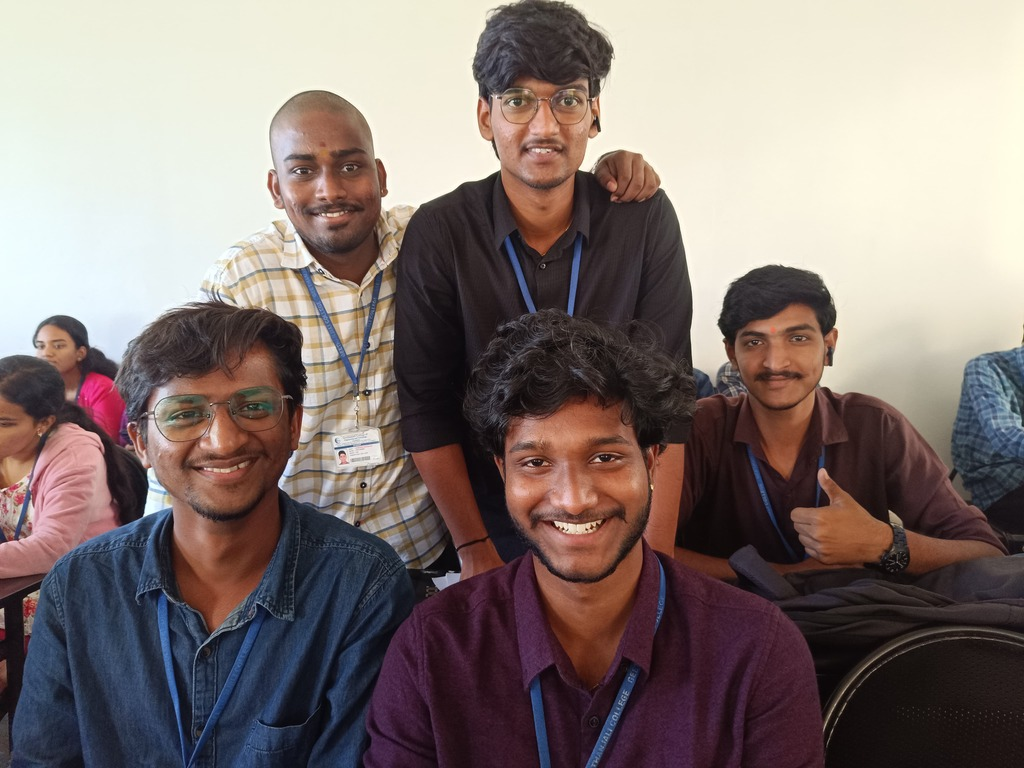
#> input picture testimg1.jpg, 1024 x 768 px
$ python test2.py
#> lines starting #> are read from the running program, lines starting #| are printed output that depends on the picture; after the words box and inside, x2 and y2 are one past the last pixel; in counts of white or black regions, pixels touching at a corner belong together
import cv2

# Load the pre-trained face detection model
face_cascade = cv2.CascadeClassifier(cv2.data.haarcascades + 'haarcascade_frontalface_default.xml')

# Read the input image
image = cv2.imread('testimg1.jpg')
#> image is the input picture: shape (768, 1024, 3); mean B, G, R 114.2, 117.9, 131.4

# Convert the image to grayscale for better processing
gray_image = cv2.cvtColor(image, cv2.COLOR_BGR2GRAY)
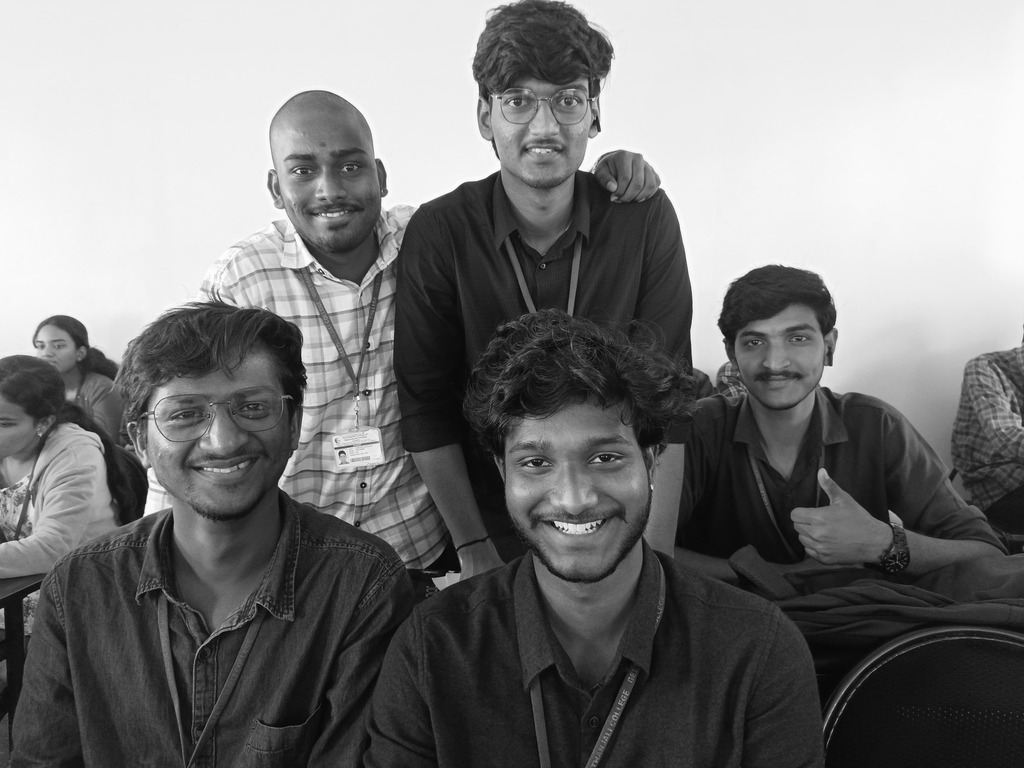
#> gray_image: shape (768, 1024); min 0, max 255, mean 121.5

# Perform face detection
faces = face_cascade.detectMultiScale(gray_image, scaleFactor=1.1, minNeighbors=5, minSize=(30, 30))
#> faces = [[293, 324, 52, 52], [503, 226, 82, 82], [721, 298, 112, 112], [474, 50, 134, 134], [266, 120, 124, 124], [477, 389, 180, 180]]

# Print the number of faces detected
print(f"Number of faces detected: {len(faces)}")
#| Number of faces detected: 6

# Draw rectangles around the detected faces
for (x, y, w, h) in faces:
    cv2.rectangle(image, (x, y), (x+w, y+h), (255, 0, 0), 2)
#> this loop made 6 passes
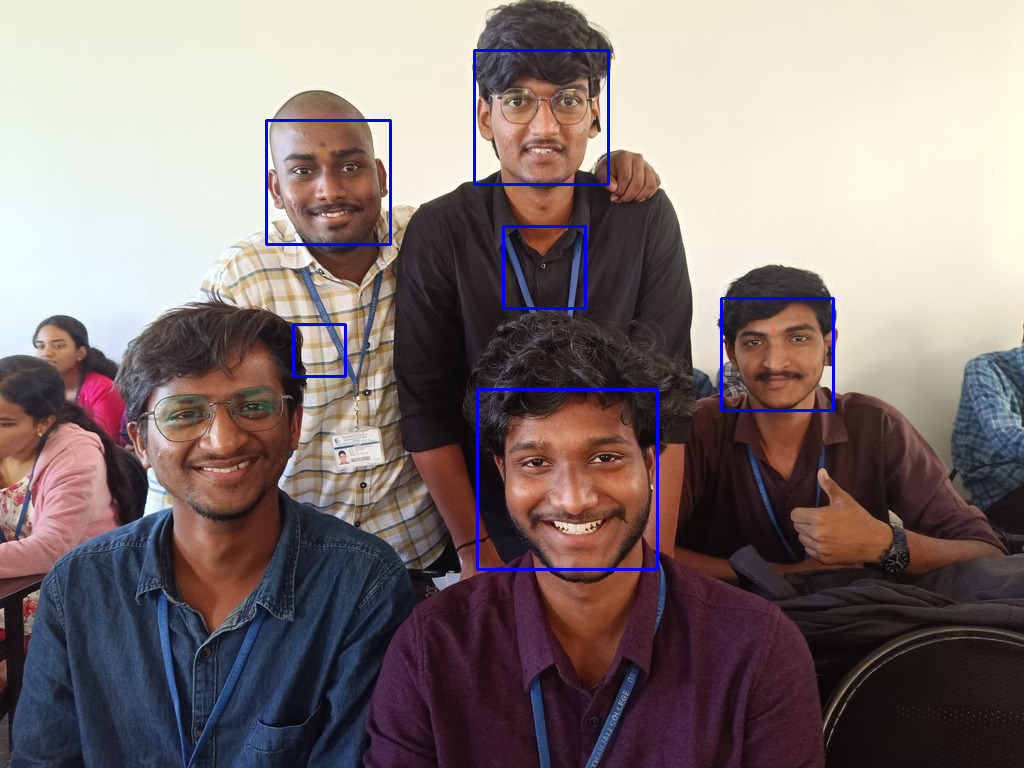
#> image: shape (768, 1024, 3); 1.04% of pixels changed, all inside (x1, y1, x2, y2) = (265, 49, 835, 571)

# Display the result
cv2.imshow('Detected Faces', image)
cv2.waitKey(0)
cv2.destroyAllWindows()

$ run again, with testimg2.jpg copied over testimg1.jpg
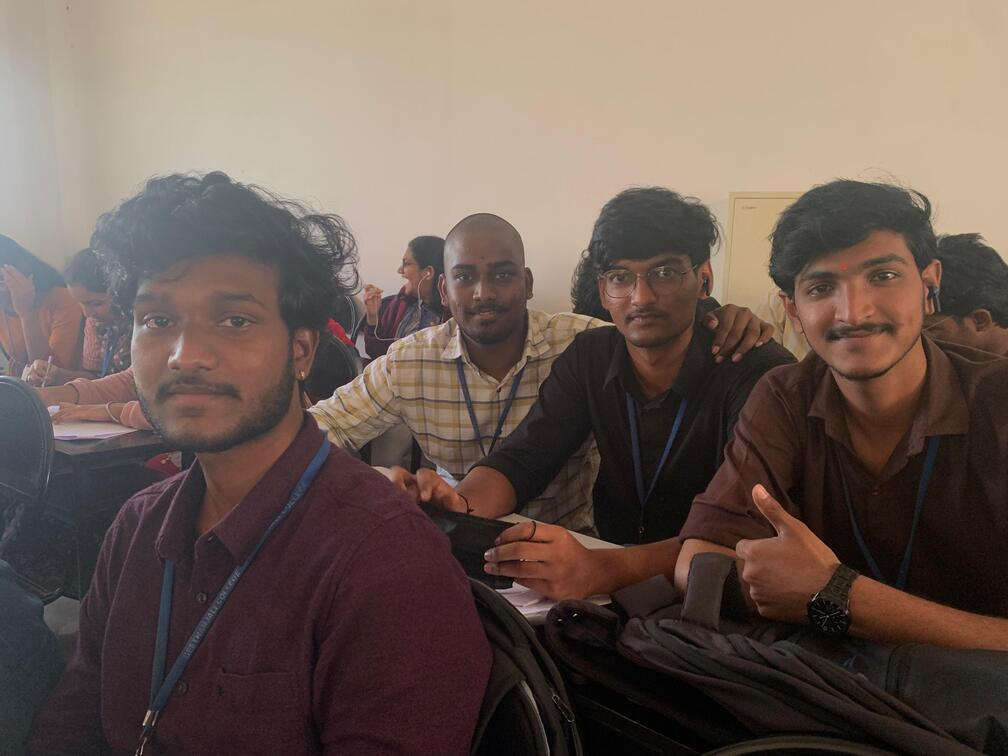
#> input picture testimg2.jpg, 1008 x 756 px
#> image is the input picture: shape (756, 1008, 3); mean B, G, R 84.4, 92.4, 108.8
#> `gray_image = cv2.cvtColor(image, cv2.COLOR_BGR2GRAY)`:
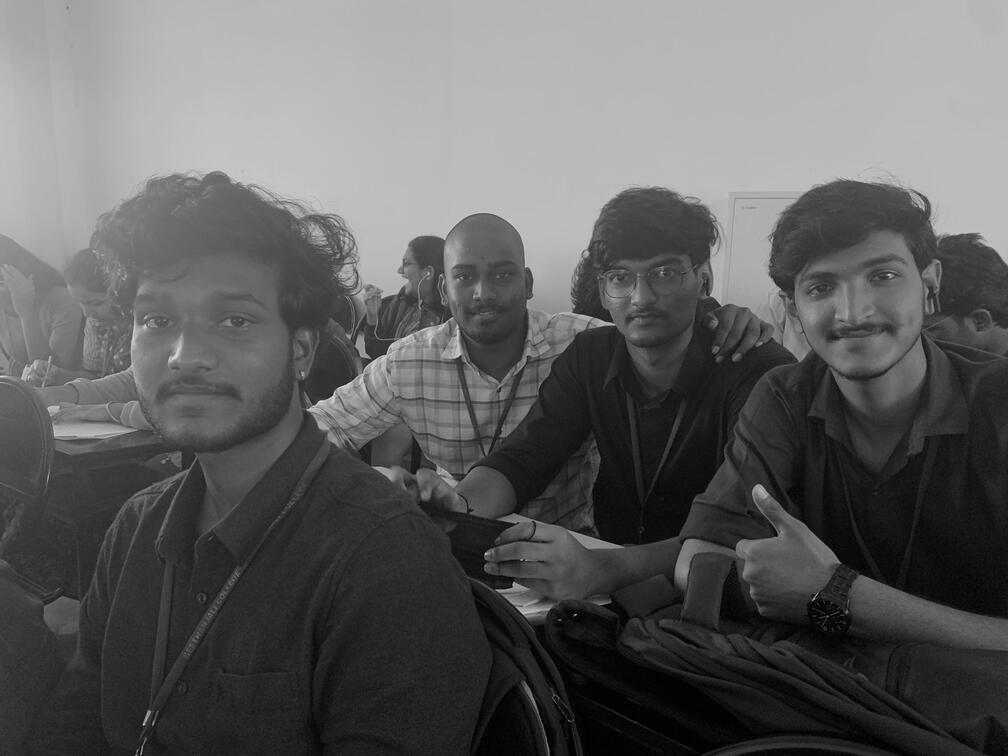
#> gray_image: shape (756, 1008); min 0, max 224, mean 96.4
#> faces = [[434, 240, 94, 94], [592, 246, 95, 95], [98, 244, 199, 199]]
#| Number of faces detected: 3
#> the loop `for (x, y, w, h) in faces:` made 3 passes
#> after the loop `for (x, y, w, h) in faces:`:
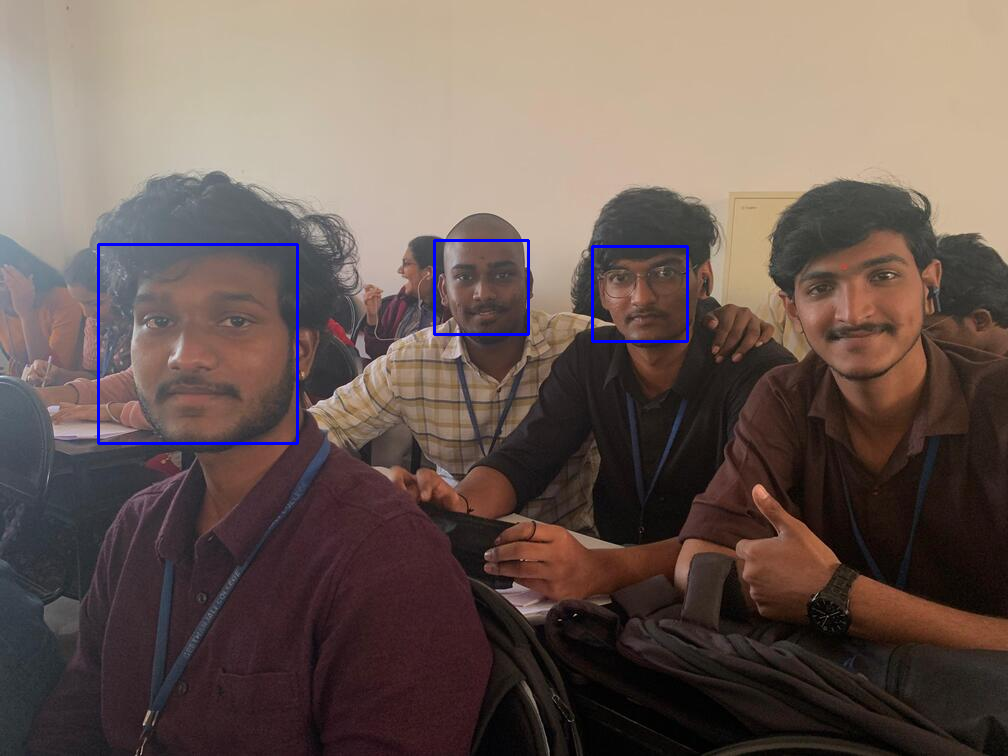
#> image: shape (756, 1008, 3); 0.61% of pixels changed, all inside (x1, y1, x2, y2) = (97, 239, 689, 445)

$ run again, with testimg3.jpg copied over testimg1.jpg
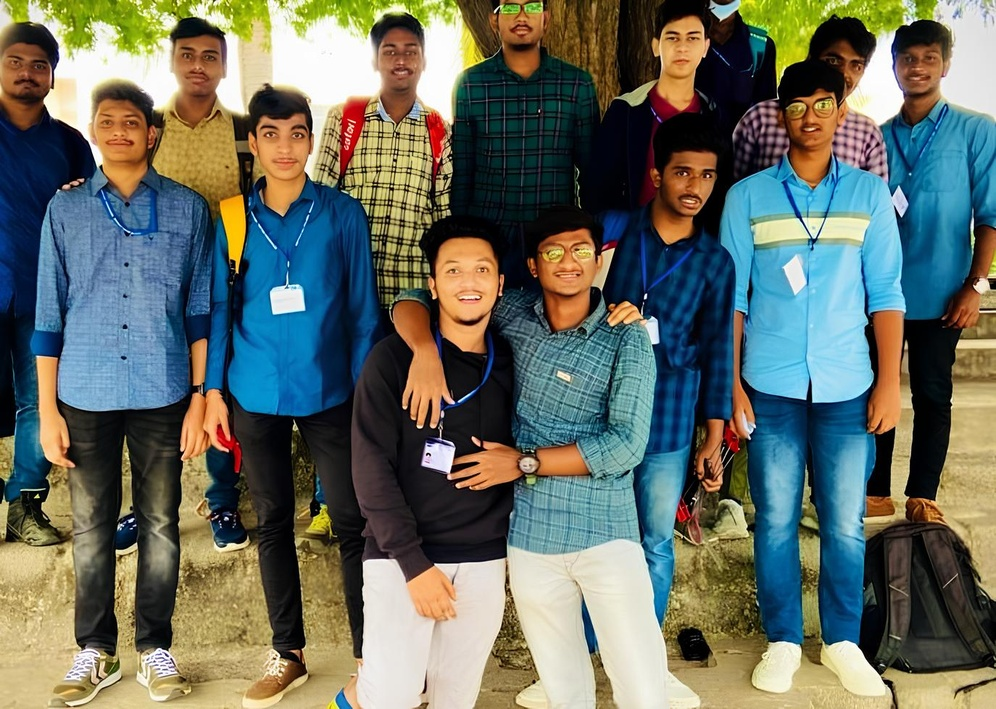
#> input picture testimg3.jpg, 996 x 709 px, shrunk from 1374 x 978 before the run
#> image is the input picture: shape (709, 996, 3); mean B, G, R 98.6, 109.8, 103.4
#> `gray_image = cv2.cvtColor(image, cv2.COLOR_BGR2GRAY)`:
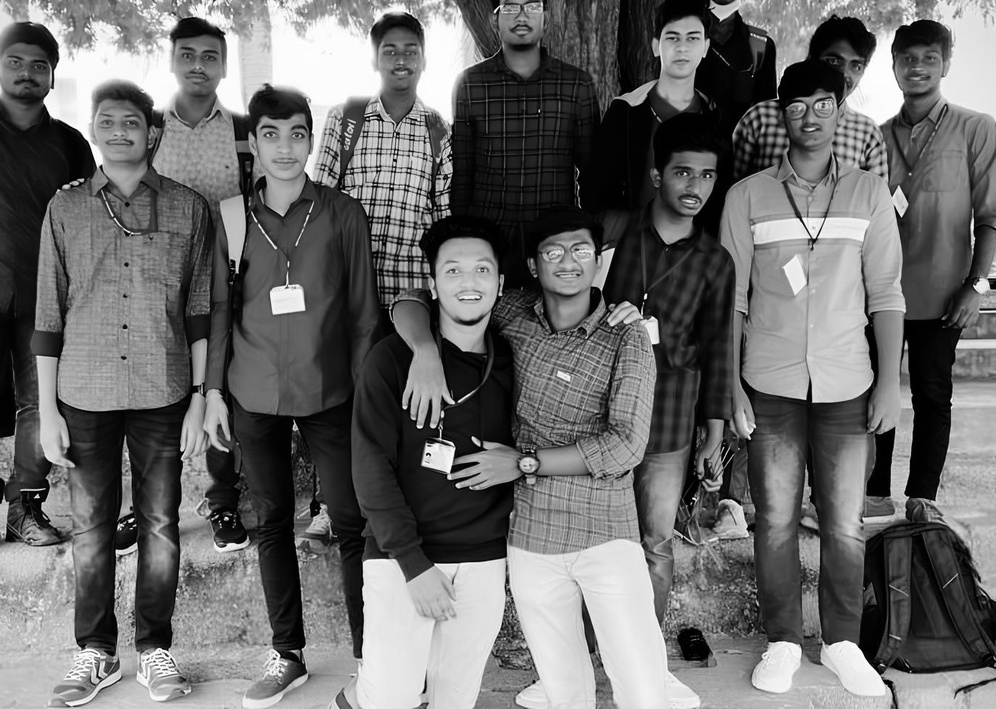
#> gray_image: shape (709, 996); min 0, max 255, mean 106.6
#> faces = [[889, 38, 60, 60], [784, 160, 53, 53], [651, 14, 63, 63], [169, 35, 58, 58], [2, 44, 52, 52], [372, 29, 57, 57], [87, 99, 65, 65], [249, 110, 71, 71], [660, 147, 67, 67], [532, 216, 76, 76], [430, 243, 76, 76], [204, 32, 232, 232]]
#| Number of faces detected: 12
#> the loop `for (x, y, w, h) in faces:` made 12 passes
#> after the loop `for (x, y, w, h) in faces:`:
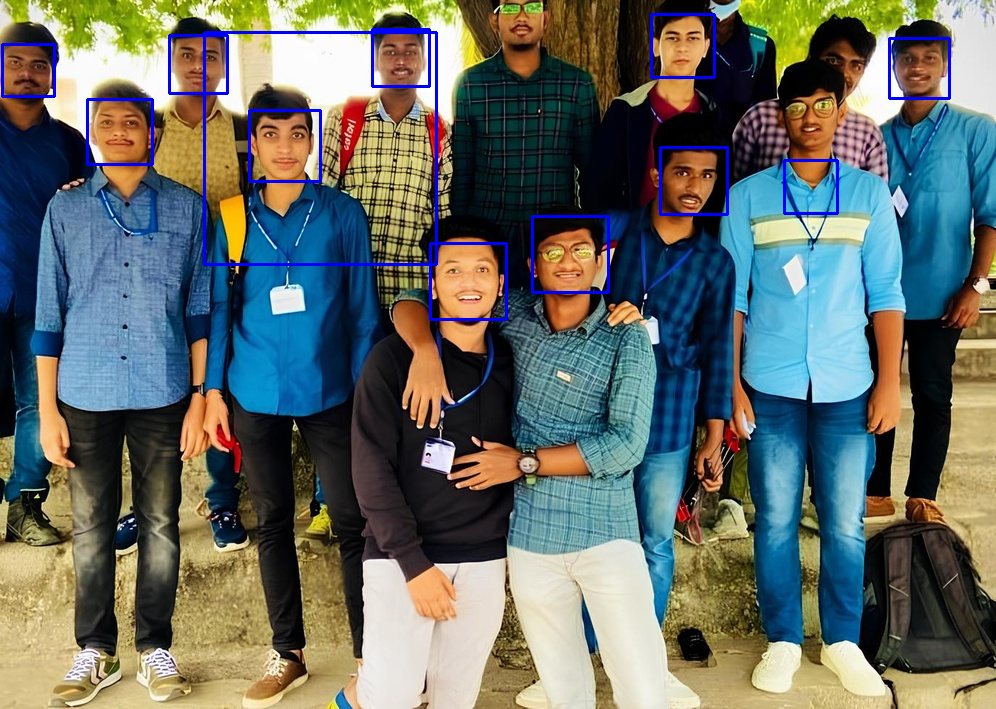
#> image: shape (709, 996, 3); 1.57% of pixels changed, all inside (x1, y1, x2, y2) = (1, 13, 951, 321)
